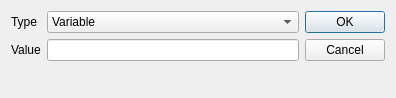
<?xml version="1.0" encoding="UTF-8"?>
<ui version="4.0">
 <class>NodeConfig</class>
 <widget class="QDialog" name="NodeConfig">
  <property name="geometry">
   <rect>
    <x>0</x>
    <y>0</y>
    <width>396</width>
    <height>98</height>
   </rect>
  </property>
  <property name="windowTitle">
   <string>Dialog</string>
  </property>
  <layout class="QHBoxLayout" name="horizontalLayout">
   <item>
    <layout class="QFormLayout" name="formLayout">
     <item row="0" column="0">
      <widget class="QLabel" name="typeLabel">
       <property name="text">
        <string>Type</string>
       </property>
       <property name="buddy">
        <cstring>constant</cstring>
       </property>
      </widget>
     </item>
     <item row="0" column="1">
      <widget class="QComboBox" name="constant">
       <property name="sizePolicy">
        <sizepolicy hsizetype="MinimumExpanding" vsizetype="Fixed">
         <horstretch>0</horstretch>
         <verstretch>0</verstretch>
        </sizepolicy>
       </property>
       <item>
        <property name="text">
         <string>Variable</string>
        </property>
       </item>
       <item>
        <property name="text">
         <string>Constant</string>
        </property>
       </item>
      </widget>
     </item>
     <item row="1" column="0">
      <widget class="QLabel" name="valueLabel">
       <property name="text">
        <string>Value</string>
       </property>
       <property name="buddy">
        <cstring>valueEdit</cstring>
       </property>
      </widget>
     </item>
     <item row="1" column="1">
      <widget class="QLineEdit" name="valueEdit"/>
     </item>
    </layout>
   </item>
   <item>
    <widget class="QDialogButtonBox" name="buttonBox">
     <property name="orientation">
      <enum>Qt::Vertical</enum>
     </property>
     <property name="standardButtons">
      <set>QDialogButtonBox::Cancel|QDialogButtonBox::Ok</set>
     </property>
    </widget>
   </item>
  </layout>
 </widget>
 <resources/>
 <connections>
  <connection>
   <sender>buttonBox</sender>
   <signal>accepted()</signal>
   <receiver>NodeConfig</receiver>
   <slot>accept()</slot>
   <hints>
    <hint type="sourcelabel">
     <x>248</x>
     <y>254</y>
    </hint>
    <hint type="destinationlabel">
     <x>157</x>
     <y>274</y>
    </hint>
   </hints>
  </connection>
  <connection>
   <sender>buttonBox</sender>
   <signal>rejected()</signal>
   <receiver>NodeConfig</receiver>
   <slot>reject()</slot>
   <hints>
    <hint type="sourcelabel">
     <x>316</x>
     <y>260</y>
    </hint>
    <hint type="destinationlabel">
     <x>286</x>
     <y>274</y>
    </hint>
   </hints>
  </connection>
 </connections>
</ui>
